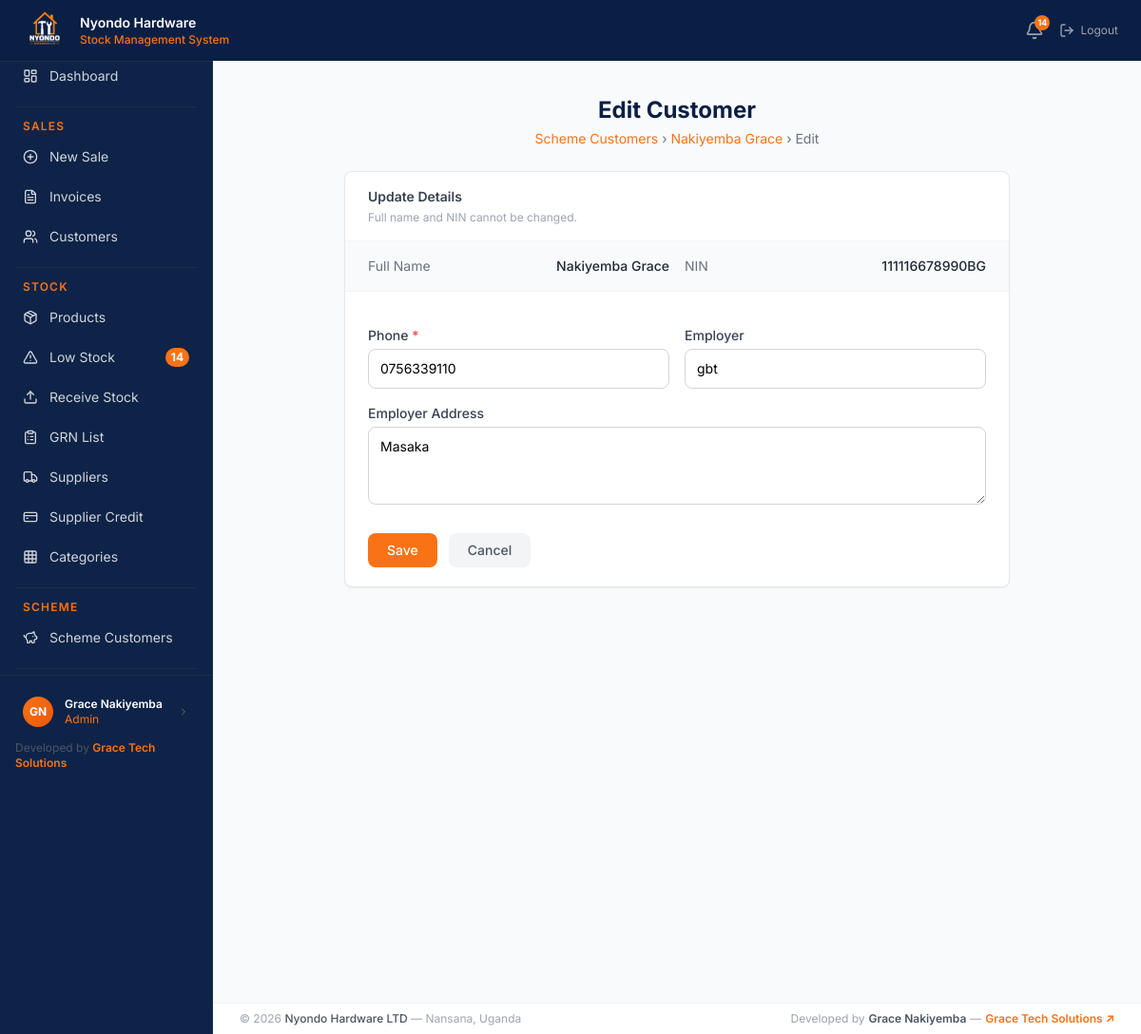
The page /scheme/customers/1/edit/ (signed in) on the database its author committed.
### users/models.py (models this page shows, shortened)
class UserProfile(models.Model):
    ROLE_CHOICES = [
        ('sales_attendant', 'Sales Attendant'),
        ('store_manager',   'Store Manager'),
        ('admin',           'Admin'),
    ]
    user       = models.OneToOneField(User, on_delete=models.CASCADE)
    role       = models.CharField(max_length=20, choices=ROLE_CHOICES, default='sales_attendant')
    phone      = models.CharField(max_length=20)
    avatar     = models.ImageField(upload_to='avatars/', blank=True, null=True)
    is_active  = models.BooleanField(default=True)
    created_at = models.DateTimeField(auto_now_add=True)

### scheme/models.py (models this page shows, shortened)
class SchemeCustomer(models.Model):
    STATUS_CHOICES = [
        ('active',    'Active'),
        ('suspended', 'Suspended'),
    ]
    full_name        = models.CharField(max_length=100)
    nin              = models.CharField(max_length=14, unique=True)
    phone            = models.CharField(max_length=20)
    employer         = models.CharField(max_length=100, blank=True)
    employer_address = models.TextField(blank=True)
    registration_date = models.DateField(auto_now_add=True)
    status           = models.CharField(max_length=20, choices=STATUS_CHOICES, default='active')
    registered_by    = models.ForeignKey(User, on_delete=models.PROTECT)

### users/decorators.py (the view)
    def wrapper(request, *args, **kwargs):
        if not request.user.is_authenticated:
            return redirect('users:login')
        if not hasattr(request.user, 'userprofile'):
            raise PermissionDenied
        if request.user.userprofile.role not in ['store_manager', 'admin']:
            raise PermissionDenied
        return view_func(request, *args, **kwargs)

### templates/scheme/customer_edit_form.html (shortened to what this page needs)
{% extends 'base.html' %}
{% block content %}
<div class="page-header">
    <h1 class="text-2xl font-bold" style="color: #0a1f44;">Edit Customer</h1>
    <p class="text-sm text-gray-500 mt-1">
        <a href="{% url 'scheme:customer-list' %}" class="hover:underline" style="color: #f97316;">
            Scheme Customers
        </a>
        &rsaquo;
        <a href="{% url 'scheme:customer-detail' customer.pk %}" class="hover:underline" style="color: #f97316;">
            {{ customer.full_name }}
        </a>
        &rsaquo; Edit
    </p>
</div>
<div class="bg-white rounded-lg shadow-sm border border-gray-200 form-card">
    <div class="px-6 py-4 border-b border-gray-100">
        <h2 class="text-sm font-semibold text-gray-700">Update Details</h2>
        <p class="text-xs text-gray-400 mt-1">Full name and NIN cannot be changed.</p>
    </div>
    <div class="px-6 py-4 bg-gray-50 border-b border-gray-100 text-sm">
        <div class="grid grid-cols-2 gap-4">
            <div class="flex justify-between">
                <span class="text-gray-500">Full Name</span>
                <span class="font-medium text-gray-800">{{ customer.full_name }}</span>
            </div>
            <div class="flex justify-between">
                <span class="text-gray-500">NIN</span>
                <span class="font-medium text-gray-800">{{ customer.nin }}</span>
            </div>
        </div>
    </div>
    <form method="POST" class="px-6 py-5 space-y-4">
        <div class="grid grid-cols-2 gap-4">
            <div>
                <label class="block text-sm font-medium text-gray-700 mb-1">
                    Phone <span class="text-red-500">*</span>
                </label>
                {{ form.phone }}
            </div>
            <div>
                <label class="block text-sm font-medium text-gray-700 mb-1">Employer</label>
                {{ form.employer }}
            </div>
        </div>
        <div>
            <label class="block text-sm font-medium text-gray-700 mb-1">Employer Address</label>
            {{ form.employer_address }}
        </div>
        <div class="flex gap-3 pt-2">
            <button type="submit"
                    class="px-5 py-2 text-sm font-medium text-white rounded-lg transition"
                    style="background-color: #f97316;">
                Save
            </button>
            <a href="{% url 'scheme:customer-detail' customer.pk %}"
               class="px-5 py-2 text-sm font-medium text-gray-600 bg-gray-100 rounded-lg hover:bg-gray-200 transition">
                Cancel
            </a>
        </div>
    </form>
</div>
{% endblock %}

### templates/base.html (shortened to what this page needs)
{% load static %}
<!doctype html>
<html lang="en">
  <head>
    <script src="https://cdn.tailwindcss.com"></script>
  </head>
  <body class="bg-gray-50">cd
    <nav
      class="fixed top-0 left-0 right-0 z-50 flex items-center justify-between px-6 py-2"
      style="
        background-color: #0a1f44;
        box-shadow: 0 1px 0 rgba(255, 255, 255, 0.05);
      "
    >
      <div class="flex items-center gap-3">
        <div
          class="w-12 h-12 rounded-lg overflow-hidden flex items-center justify-center"
        >
          <img
            src="{% static 'images/logo.png' %}"
            alt="Logo"
            class="w-full h-full object-cover"
          />
        </div>
        <div class="leading-tight">
          <p class="text-white font-semibold text-sm">Nyondo Hardware</p>
          <p class="text-xs font-medium" style="color: #f97316">
            Stock Management System
          </p>
        </div>
      </div>
      <div class="flex items-center gap-4">
        {% if user.is_authenticated %}
        <a
          href="{% url 'stock:low-stock' %}"
          class="relative text-gray-400 hover:text-white transition"
        >
          <i data-lucide="bell" class="w-5 h-5"></i>
          {% if low_stock_count > 0 %}
          <span
            class="absolute -top-1.5 -right-1.5 w-4 h-4 rounded-full flex items-center justify-center font-bold"
            style="background-color: #f97316; color: white; font-size: 9px"
          >
            {{ low_stock_count }}
          </span>
          {% endif %}
        </a>
        <a
          href="{% url 'users:logout' %}"
          class="flex items-center gap-1.5 text-gray-400 hover:text-red-400 text-sm transition"
        >
          <i data-lucide="log-out" class="w-4 h-4"></i>
          <span class="text-xs">Logout</span>
        </a>
        {% else %}
        <a
          href="{% url 'users:login' %}"
          class="text-gray-300 hover:text-white text-sm transition"
          >Login</a
        >
        {% endif %}
      </div>
    </nav>
    <div class="flex pt-12 min-h-screen">
      <aside
        class="fixed top-12 left-0 bottom-0 w-56 flex flex-col"
        style="
          background-color: #0d2347;
          border-right: 1px solid rgba(255, 255, 255, 0.05);
        "
      >
        <div class="sidebar-wrap px-2 py-3">
          <a
            href="{% url 'dashboard:home' %}"
            class="sidebar-link flex items-center gap-3 px-4 py-2.5 text-gray-300 hover:text-white text-sm rounded-lg mb-0.5"
          >
            <i data-lucide="layout-dashboard" class="w-4 h-4 shrink-0"></i>
            <span>Dashboard</span>
          </a>
          {% if user.is_authenticated %} {% with role=user.userprofile.role %}
          {% if role == 'admin' %}
          <div class="mx-2 my-3 border-t border-white border-opacity-5"></div>
          <p
            class="px-4 pb-1 text-xs font-semibold uppercase tracking-widest"
            style="color: #f97316"
          >
            Sales
          </p>
          <a
            href="{% url 'sales:invoice-create' %}"
            class="sidebar-link flex items-center gap-3 px-4 py-2.5 text-gray-300 hover:text-white text-sm rounded-lg mb-0.5"
          >
            <i data-lucide="plus-circle" class="w-4 h-4 shrink-0"></i
            ><span>New Sale</span>
          </a>
          <a
            href="{% url 'sales:invoice-list' %}"
            class="sidebar-link flex items-center gap-3 px-4 py-2.5 text-gray-300 hover:text-white text-sm rounded-lg mb-0.5"
          >
            <i data-lucide="file-text" class="w-4 h-4 shrink-0"></i
            ><span>Invoices</span>
          </a>
          <a
            href="{% url 'sales:customer-list' %}"
            class="sidebar-link flex items-center gap-3 px-4 py-2.5 text-gray-300 hover:text-white text-sm rounded-lg mb-0.5"
          >
            <i data-lucide="users" class="w-4 h-4 shrink-0"></i
            ><span>Customers</span>
          </a>
          <div class="mx-2 my-3 border-t border-white border-opacity-5"></div>
          <p
            class="px-4 pb-1 text-xs font-semibold uppercase tracking-widest"
            style="color: #f97316"
          >
            Stock
          </p>
          <a
            href="{% url 'stock:product-list' %}"
            class="sidebar-link flex items-center gap-3 px-4 py-2.5 text-gray-300 hover:text-white text-sm rounded-lg mb-0.5"
          >
            <i data-lucide="package" class="w-4 h-4 shrink-0"></i
            ><span>Products</span>
          </a>
          <a
            href="{% url 'stock:low-stock' %}"
            class="sidebar-link flex items-center gap-3 px-4 py-2.5 text-gray-300 hover:text-white text-sm rounded-lg mb-0.5"
          >
            <i data-lucide="alert-triangle" class="w-4 h-4 shrink-0"></i>
            <span>Low Stock</span>
            {% if low_stock_count > 0 %}
            <span
              class="ml-auto text-xs px-1.5 py-0.5 rounded-full font-bold"
              style="background-color: #f97316; color: white"
              >{{ low_stock_count }}</span
            >
            {% endif %}
          </a>
          <a
            href="{% url 'stock:receipt-create' %}"
            class="sidebar-link flex items-center gap-3 px-4 py-2.5 text-gray-300 hover:text-white text-sm rounded-lg mb-0.5"
          >
            <i data-lucide="upload" class="w-4 h-4 shrink-0"></i
            ><span>Receive Stock</span>
          </a>
          <a
            href="{% url 'stock:receipt-list' %}"
            class="sidebar-link flex items-center gap-3 px-4 py-2.5 text-gray-300 hover:text-white text-sm rounded-lg mb-0.5"
          >
            <i data-lucide="clipboard-list" class="w-4 h-4 shrink-0"></i
            ><span>GRN List</span>
          </a>
          <a
            href="{% url 'stock:supplier-list' %}"
            class="sidebar-link flex items-center gap-3 px-4 py-2.5 text-gray-300 hover:text-white text-sm rounded-lg mb-0.5"
          >
            <i data-lucide="truck" class="w-4 h-4 shrink-0"></i
            ><span>Suppliers</span>
          </a>
          <a
            href="{% url 'stock:credit-list' %}"
            class="sidebar-link flex items-center gap-3 px-4 py-2.5 text-gray-300 hover:text-white text-sm rounded-lg mb-0.5"
          >
            <i data-lucide="credit-card" class="w-4 h-4 shrink-0"></i
            ><span>Supplier Credit</span>
          </a>
          <a
            href="{% url 'stock:category-list' %}"
            class="sidebar-link flex items-center gap-3 px-4 py-2.5 text-gray-300 hover:text-white text-sm rounded-lg mb-0.5"
          >
            <i data-lucide="grid" class="w-4 h-4 shrink-0"></i
            ><span>Categories</span>
          </a>
          <div class="mx-2 my-3 border-t border-white border-opacity-5"></div>
          <p
            class="px-4 pb-1 text-xs font-semibold uppercase tracking-widest"
            style="color: #f97316"
          >
            Scheme
          </p>
          <a
            href="{% url 'scheme:customer-list' %}"
            class="sidebar-link flex items-center gap-3 px-4 py-2.5 text-gray-300 hover:text-white text-sm rounded-lg mb-0.5"
          >
            <i data-lucide="piggy-bank" class="w-4 h-4 shrink-0"></i
            ><span>Scheme Customers</span>
          </a>
          <div class="mx-2 my-3 border-t border-white border-opacity-5"></div>
          {% endif %} {% endwith %} {% endif %}
        </div>
        {% if user.is_authenticated %}
        <div
          class="px-3 py-3 border-t shrink-0"
          style="border-color: rgba(255, 255, 255, 0.06)"
        >
          <a
            href="{% url 'users:profile' %}"
            class="flex items-center gap-3 rounded-lg px-3 py-2.5 hover:bg-white hover:bg-opacity-5 transition"
          >
            {% if user.userprofile.avatar %}
            <img
              src="{{ user.userprofile.avatar.url }}"
              class="w-8 h-8 rounded-full object-cover shrink-0 border-2"
              style="border-color: #f97316"
            />
            {% else %}
            <div
              class="w-8 h-8 rounded-full flex items-center justify-center text-xs font-bold shrink-0"
              style="
                background: linear-gradient(135deg, #f97316, #ea580c);
                color: white;
              "
            >
              {{ user.first_name|first|upper }}{{ user.last_name|first|upper }}
            </div>
            {% endif %}
            <div class="min-w-0">
              <p class="text-white text-xs font-semibold truncate">
                {{ user.get_full_name }}
              </p>
              <p class="text-xs truncate" style="color: #f97316">
                {{ user.userprofile.get_role_display }}
              </p>
            </div>
            <i
              data-lucide="chevron-right"
              class="w-3 h-3 text-gray-500 ml-auto shrink-0"
            ></i>
          </a>
          <div class="mt-1 px-1">
            <p class="text-xs text-gray-600">
              Developed by
              <a
                href="https://gracetechsolutions.netlify.app/"
                target="_blank"
                class="font-semibold hover:underline"
                style="color: #f97316"
              >
                Grace Tech Solutions
              </a>
            </p>
          </div>
        </div>
        {% endif %}
      </aside>
      <main class="ml-56 flex-1 p-7 pb-16 min-h-screen">
         {% block content %}{% endblock %}
      </main>
    </div>
    <footer
      class="fixed bottom-0 left-56 right-0 px-7 py-2 bg-white border-t border-gray-100"
      style="z-index: 30"
    >
      <div class="flex items-center justify-between">
        <p class="text-xs text-gray-400">
          &copy; 2026
          <span class="font-medium text-gray-600">Nyondo Hardware LTD</span>
          &mdash; Nansana, Uganda
        </p>
        <div class="flex items-center gap-1 text-xs text-gray-400">
          <span>Developed by</span>
          <span class="font-semibold text-gray-600">Grace Nakiyemba</span>
          <span>&mdash;</span>
          <a
            href="https://gracetechsolutions.netlify.app/"
            target="_blank"
            class="font-semibold hover:underline"
            style="color: #f97316"
          >
            Grace Tech Solutions ↗
          </a>
        </div>
      </div>
    </footer>
  </body>
</html>

### rows shown on the page
SchemeCustomer: full_name "Nakiyemba Grace", nin "111116678990BG", phone "0756339110", employer "gbt", employer_address "Masaka"

### other values the page prints
{{ low_stock_count }} "14"
{{ user.first_name|first|upper }} "G"
{{ user.last_name|first|upper }} "N"
{{ user.get_full_name }} "Grace Nakiyemba"
{{ user.userprofile.get_role_display }} "Admin"
